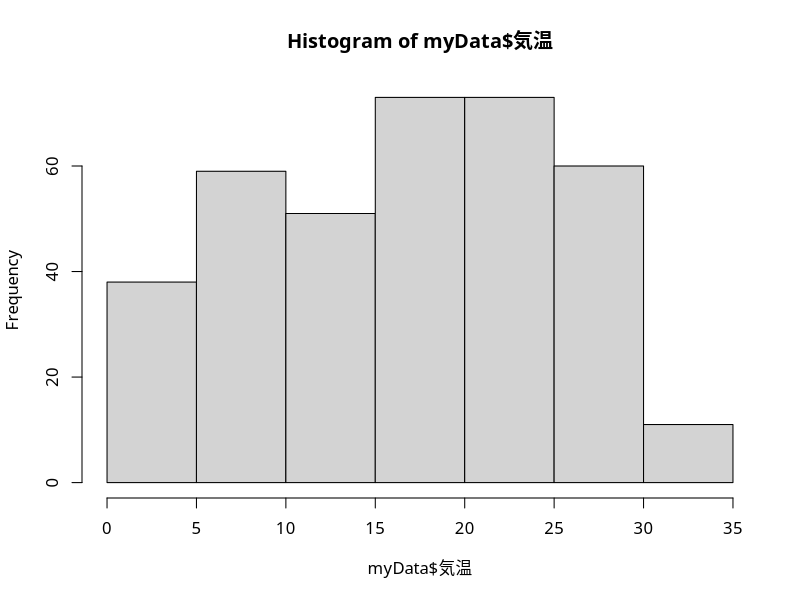
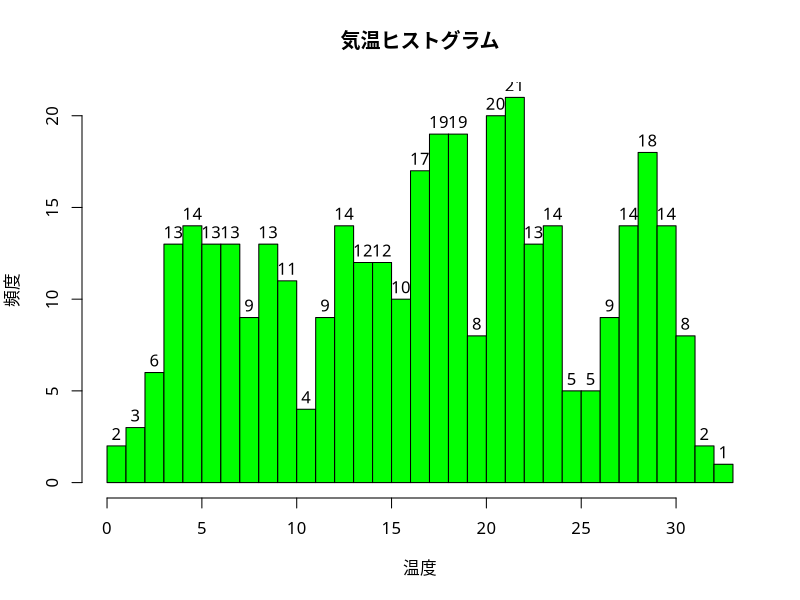
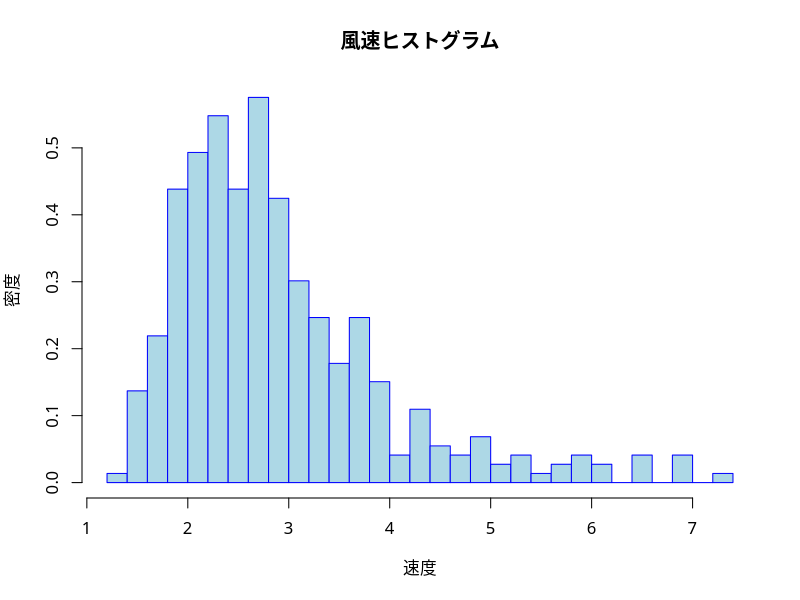
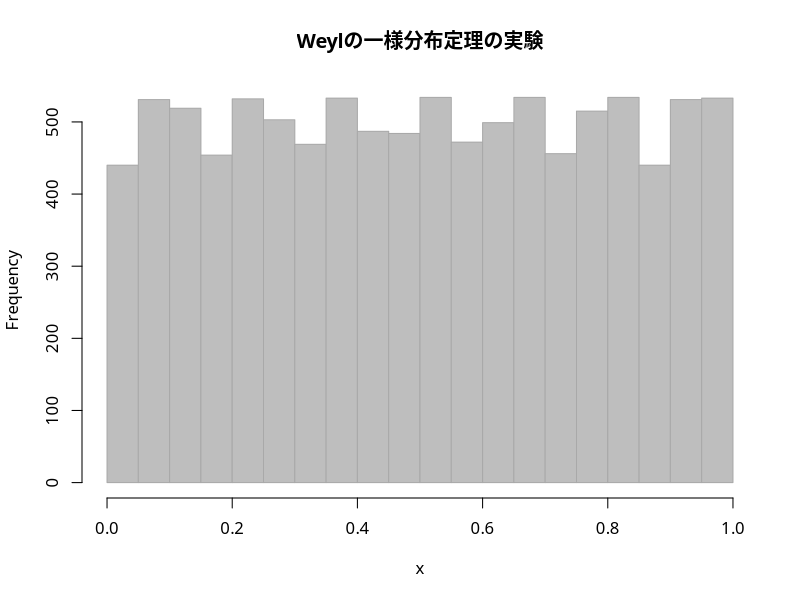

Generate these figures, in order, with R:
### 関数histによるヒストグラムの作図
par(family="HiraginoSans-W4") 
myData <- subset(read.csv("data/tokyo_weather.csv",
                          fileEncoding="utf8"), 
                 select=c(月,気温,降水量,日射量,風速))
### 基本的なヒストグラム
hist(myData$気温) # ビンの数は自動的に計算される
### ビンの数を指定
hist(myData$気温, 
     breaks=25, # ビンの数を約25に設定
     labels=TRUE, # 各ビンの度数を表示
     col="green",
     xlab="温度", ylab="頻度", main="気温ヒストグラム") 
### 密度での表示
hist(myData$風速, freq = FALSE, # 全体に対する割合で表示
     breaks=25, col="lightblue", 
     border="blue", # 長方形の境界の色
     xlab="速度", ylab="密度", main="風速ヒストグラム") 
### Weylの一様分布定理の確認
##  aが無理数のとき，数列a,2a,3a,...の小数部分は
##  区間(0,1)上に均一に現れる
a <- pi # 無理数 (適当に変えて実験してみよう)
n <- 10000
x <- (1:n) * a
x <- x - floor(x) # 小数の取り出し(floorはGauss記号)
hist(x, breaks=20, col="gray", border="darkgray",
     main="Weylの一様分布定理の実験")
